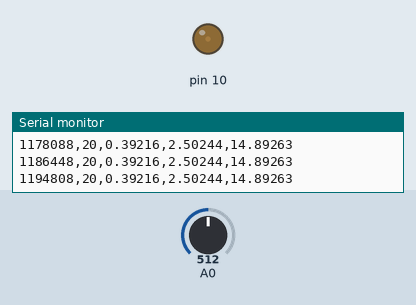
Simulated run of this sketch. Board: Arduino Uno, built with avr-gcc and run on an emulated ATmega328P. Parts: output pins drawn as LEDs (lit = HIGH), the last lines printed to the serial monitor. Inputs (shaded band) come from the test bench; at power-on: A0 = 512.

Above: at 1.2 s.
1.3 s: A0 set to 948
At 3.9 s:
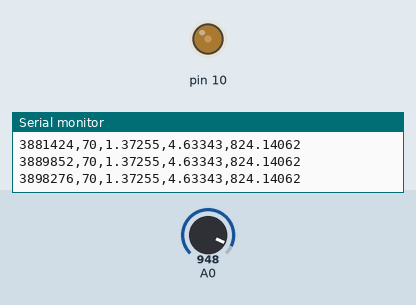
4.3 s: A0 set to 971
At 12.9 s:
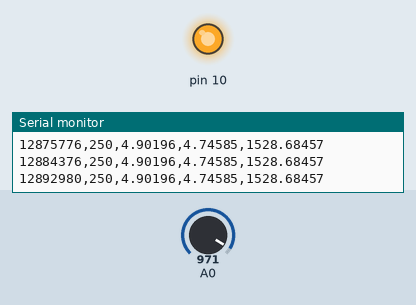
Timing chart, 0 to 14.4 s (numbered marks = the images above; inputs shaded):
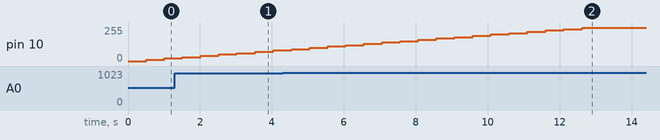

Measured:
- the behaviour switches between 956 and 957 on A0 (found by bisection; images 1 and 2)

The sketch:

ledr.ino
```cpp
#include "defs.hpp"

unsigned long starTime = 0;
int sensorValue = 0;
int stoploop = 1;
double sensorVoltage = 0;
double sensorLux = 0;
double ledVoltage = 0;

void setup() {
  // put your setup code here, to run once:
  pinMode(10, OUTPUT);
  Serial.begin(230400);
  Serial.println("\nTimestamp,LED,Vi,Vo,LUX");
}

void loop() {
  if(stoploop){
    for(int i=0; i<=250; i+=10){
      analogWrite(10, i);
      starTime = micros();
      while(micros()-starTime < 500000){
        ledVoltage = (double)i*(5.0/255.0);
        sensorValue = analogRead(0);
        sensorVoltage = (double) Defs::raw2volt(sensorValue);
        sensorLux = Defs::volt2lux(sensorVoltage);

        Serial.print(micros());
        Serial.print(",");
        Serial.print(i);
        Serial.print(",");
        Serial.print((double)ledVoltage, 5);
        Serial.print(",");
        Serial.print((double)sensorVoltage, 5);
        Serial.print(",");
        Serial.print((double)sensorLux, 5);
        Serial.println();
        delay(5); /*5 ms sampling rate*/
      }
    }
    stoploop = 0;
    Serial.println("FINISHED STEP RESPONSES");
  }
}
```

defs.cpp
```cpp
#include "defs.hpp"

namespace Defs {
  double volt2lux(double volt){
    return pow(10.0, (log10(R1*((VDD/volt)-1))-B)/M);
  }
  double raw2volt(int raw){
    return (raw*VDD)/1023.0;
  }
}
```

defs.hpp
```cpp
#include <math.h>

namespace Defs {
  const double M = -0.6316;
  const double B = 4.74;
  const double VDD = 5.0;
  const double R1 = 10000.0;
  const double MAX_LUX = 75;
  const double HIGH_LUX = 50;
  const double LOW_LUX = 20;
  const double ERROR_MAX = 1;

  double volt2lux(double volt);
  double raw2volt(int raw);
}
```
